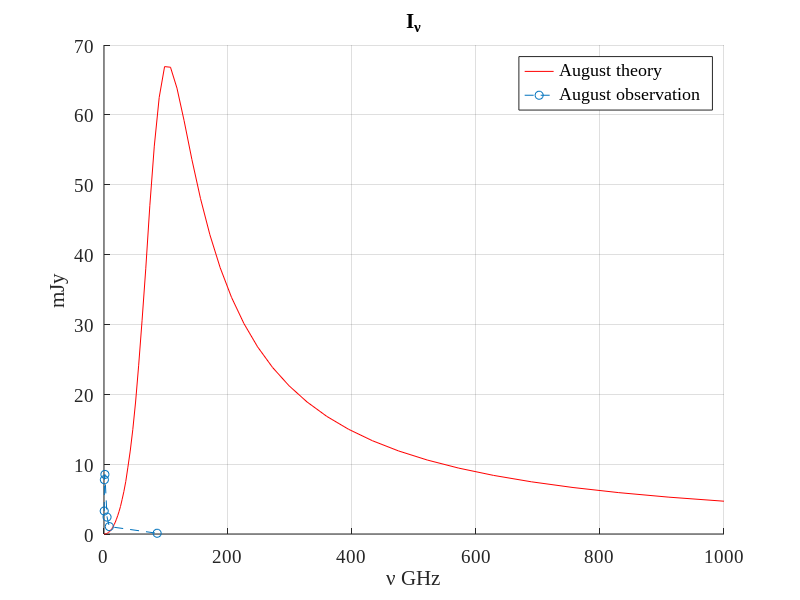

MATLAB code to generate this figure:
clear;

radiation = importdata('radiation.dat');

N = size(radiation,1);

augx(1:5) = 0;
augx(1) = 0.335;
augx(2) = 0.625;
augx(3) = 1.46;
augx(4) = 4.92;
augx(5) = 8.57;
augx(6) = 85.7;
augy(1:5) = 0;
augy(1) = 3.29;
augy(2) = 7.77;
augy(3) = 8.53;
augy(4) = 2.42;
augy(5) = 1.06;
augy(6) = 0.106;

augmax = 0.886;
augmaxy = 11.2;

junx(1:4) = 0;
junx(1) = 0.628;
junx(2) = 1.45;
junx(3) = 4.89;
junx(4) = 8.53;
juny(1:4) = 0;
juny(1) = 2.98;
juny(2) = 12.3;
juny(3) = 5.79;
juny(4) = 3.15;

junmaxx = 1.65;
junmaxy = 13.2;

mayx(1:3) = 0;
mayx(1) = 1.46;
mayx(2) = 4.94;
mayx(3) = 8.62;
mayy(1:3) = 0;
mayy(1) = 4.91;
mayy(2) = 12.0;
mayy(3) = 6.67;

maymaxx = 2.96;
maymaxy = 15.2;

aprx(1:4) = 0;
aprx(1) = 1.44;
aprx(2) = 4.91;
aprx(3) = 8.58;
aprx(4) = 22.8;
apry(1:4) = 0;
apry(1) = 0.993;
apry(2) = 13.9;
apry(3) = 17.1;
apry(4) = 5.11;

aprmaxx = 6.50;
aprmaxy = 19.3;

set(0,'DefaultAxesFontSize',14,'DefaultAxesFontName','Times New Roman');
set(0,'DefaultTextFontSize',20,'DefaultTextFontName','Times New Roman'); 

figure(1);
hold on;
title ('I_{\nu}');
xlabel ('{\nu} GHz');
ylabel ('mJy');

plot(radiation(1:N,1),radiation(1:N,2),'red');

plot(augx(1:6),augy(1:6),'--o');

legend('August theory', 'August observation');

grid ;